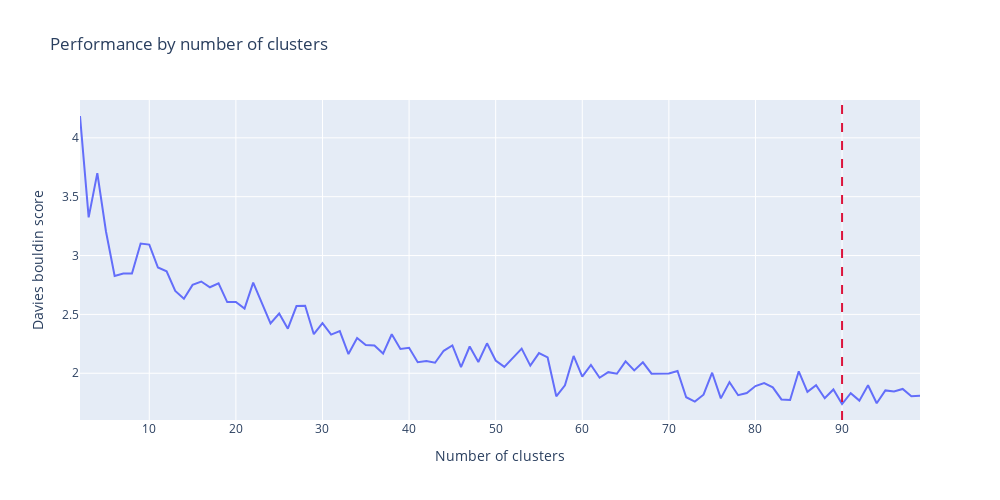

The cell this chart's notebook holds for it:
### Code cell
import plotly.graph_objects as go

ax_x, ax_y = zip(*scores)
best_n = min(scores, key=lambda x: x[1])

# Port to Plotly
fig = go.Figure()

# Line plot
fig.add_trace(go.Scatter(x=ax_x, y=ax_y, mode='lines', name='Line Plot'))

# Vertical line
fig.add_vline(x=best_n[0], line=dict(dash='dash', color='crimson'))

# Update layout
fig.update_layout(
    xaxis_title='Number of clusters',
    yaxis_title='Davies bouldin score',
    title='Performance by number of clusters',
    width=1000,
    height=500,
    showlegend=False
)

fig.show()

### Figure 1 — Plotly figure (JSON) as saved in the notebook; plotly's stock layout.template omitted (floating-point values rounded to 4 significant figures)
{"data": [{"mode": "lines", "name": "Line Plot", "type": "scatter", "x": [2, 3, 4, 5, 6, 7, 8, 9, 10, 11, 12, 13, 14, 15, 16, 17, 18, 19, 20, 21, 22, 23, 24, 25, 26, 27, 28, 29, 30, 31, 32, 33, 34, 35, 36, 37, 38, 39, 40, 41, 42, 43, 44, 45, 46, 47, 48, 49, 50, 51, 52, 53, 54, 55, 56, 57, 58, 59, 60, 61, 62, 63, 64, 65, 66, 67, 68, 69, 70, 71, 72, 73, 74, 75, 76, 77, 78, 79, 80, 81, 82, 83, 84, 85, 86, 87, 88, 89, 90, 91, 92, 93, 94, 95, 96, 97, 98, 99], "y": [4.185, 3.324, 3.7, 3.204, 2.826, 2.848, 2.848, 3.102, 3.093, 2.898, 2.865, 2.7, 2.633, 2.751, 2.779, 2.731, 2.763, 2.605, 2.605, 2.55, 2.77, 2.601, 2.423, 2.508, 2.379, 2.571, 2.574, 2.332, 2.426, 2.328, 2.358, 2.163, 2.3, 2.239, 2.235, 2.167, 2.331, 2.207, 2.216, 2.093, 2.103, 2.089, 2.191, 2.236, 2.051, 2.227, 2.096, 2.254, 2.108, 2.054, 2.129, 2.209, 2.065, 2.171, 2.135, 1.804, 1.897, 2.147, 1.971, 2.07, 1.962, 2.009, 1.996, 2.1, 2.024, 2.093, 1.997, 1.996, 1.999, 2.02, 1.796, 1.759, 1.817, 2.005, 1.787, 1.925, 1.814, 1.832, 1.891, 1.917, 1.88, 1.777, 1.772, 2.016, 1.842, 1.898, 1.787, 1.862, 1.739, 1.831, 1.767, 1.898, 1.745, 1.854, 1.845, 1.867, 1.804, 1.809]}], "layout": {"height": 500, "shapes": [{"line": {"color": "crimson", "dash": "dash"}, "type": "line", "x0": 90, "x1": 90, "xref": "x", "y0": 0, "y1": 1, "yref": "y domain"}], "showlegend": false, "title": {"text": "Performance by number of clusters"}, "width": 1000, "xaxis": {"title": {"text": "Number of clusters"}}, "yaxis": {"title": {"text": "Davies bouldin score"}}}}
